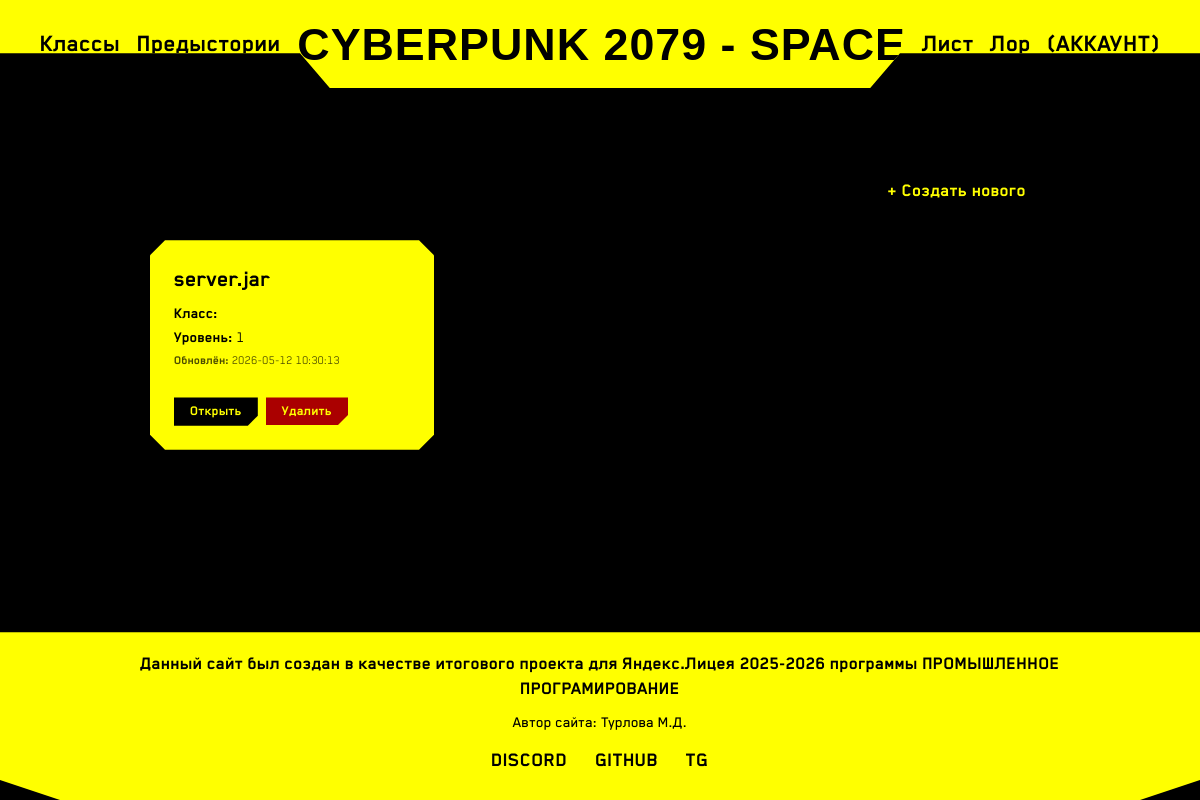
Screenshot of /sheets (signed in) with the database file from the repository.
### tables this page shows
CREATE TABLE character_sheets (
                id INTEGER PRIMARY KEY AUTOINCREMENT,
                user_id INTEGER NOT NULL,
                name TEXT NOT NULL,
                sheet_data TEXT NOT NULL,   -- JSON со всеми полями
                created_at TIMESTAMP DEFAULT CURRENT_TIMESTAMP,
                updated_at TIMESTAMP DEFAULT CURRENT_TIMESTAMP,
                FOREIGN KEY (user_id) REFERENCES users (id) ON DELETE CASCADE
            );

### app.py (the view)
@app.route('/sheets')
@login_required
def sheets_list():
    with get_db() as conn:
        rows = conn.execute(
            "SELECT id, name, sheet_data, updated_at FROM character_sheets WHERE user_id = ? ORDER BY updated_at DESC",
            (session['user_id'],)
        ).fetchall()
    sheets = []
    for row in rows:
        data = json.loads(row['sheet_data'])
        sheets.append({
            'id': row['id'],
            'name': data.get('name', 'Без имени'),
            'class': data.get('class', 'Не указан'),
            'level': data.get('level', 1),
            'updated': row['updated_at']
        })
    return render_template('sheets_list.html', sheets=sheets)

### app.py (called while the page is built)
def get_db():
    conn = sqlite3.connect('database.db')
    conn.row_factory = sqlite3.Row
    return conn

def login_required(f):
    @wraps(f)
    def decorated_function(*args, **kwargs):
        if 'user_id' not in session:
            flash('Пожалуйста, войдите в аккаунт.', 'danger')
            return redirect(url_for('account'))
        return f(*args, **kwargs)
    return decorated_function

### templates/sheets_list.html
{% extends "base.html" %}
{% block content %}
<div class="sheet-list-container">
    <div class="sheet-list-header">
        <h2>Мои персонажи</h2>
        <a href="{{ url_for('new_sheet') }}" class="cyber-button sheet-create-btn">+ Создать нового</a>
    </div>
    {% if sheets %}
        <div class="sheet-grid">
            {% for sheet in sheets %}
                <div class="sheet-card">
                    <h3 class="sheet-card-title">{{ sheet.name }}</h3>
                    <p class="sheet-card-info"><strong>Класс:</strong> {{ sheet.class }}</p>
                    <p class="sheet-card-info"><strong>Уровень:</strong> {{ sheet.level }}</p>
                    <p class="sheet-card-date"><strong>Обновлён:</strong> {{ sheet.updated }}</p>
                    <div class="sheet-card-actions">
                        <a href="{{ url_for('sheet_edit', sheet_id=sheet.id) }}" class="cyber-button sheet-btn-open">Открыть</a>
                        <form action="{{ url_for('delete_sheet', sheet_id=sheet.id) }}" method="post" onsubmit="return confirm('Удалить персонажа?');" class="sheet-delete-form">
                            <button type="submit" class="cyber-button sheet-btn-delete">Удалить</button>
                        </form>
                    </div>
                </div>
            {% endfor %}
        </div>
    {% else %}
        <p class="sheet-empty-msg">У вас пока нет персонажей. Нажмите «Создать нового».</p>
    {% endif %}
</div>
{% endblock %}

### static/css/style.css (style rules this page uses)
* { margin: 0; padding: 0; box-sizing: border-box; }
body { background-color: black; font-family: 'Blender Pro', sans-serif; color: #000; line-height: 1.3; }
a { color: black; text-decoration: none; font-size: 25px; font-weight: 600; }
html { scroll-behavior: smooth; }
.cyber-button { background: black; color: yellow; border: none; padding: 12px 24px; font-family: 'Blender Pro', sans-serif; font-weight: bold; font-size: 1.2rem; cursor: pointer; clip-path: polygon(0 0, 100% 0, 100% calc(100% - 10px), calc(100% - 10px) 100%, 0 100%); transition: all 0.2s; margin-top: 15px; width: 100%; }
body { display: flex; flex-direction: column; min-height: 100vh; }
.sheet-list-container { max-width: 900px; margin: 2rem auto; }
.sheet-list-header { display: flex; justify-content: space-between; align-items: center; margin-bottom: 1.5rem; flex-wrap: wrap; gap: 0.5rem; }
.sheet-create-btn { width: auto !important; }
.sheet-grid { display: grid; grid-template-columns: repeat(auto-fill, minmax(250px, 1fr)); gap: 1.5rem; }
.sheet-card { background: yellow; padding: 1.5rem; clip-path: polygon(0 15px, 15px 0, calc(100% - 15px) 0, 100% 15px, 100% calc(100% - 15px), calc(100% - 15px) 100%, 15px 100%, 0 calc(100% - 15px)); transition: transform 0.2s, box-shadow 0.2s; }
.sheet-card-title { font-size: 1.5rem; margin: 0 0 0.5rem 0; word-break: break-word; }
.sheet-card-info { margin: 0.2rem 0; }
.sheet-card-date { font-size: 0.8rem; opacity: 0.7; margin: 0.3rem 0 0.8rem 0; }
.sheet-card-actions { display: flex; gap: 0.5rem; flex-wrap: wrap; margin-top: 0.8rem; }
.sheet-btn-open { width: auto !important; padding: 0.3rem 1rem; font-size: 0.9rem; }
.sheet-btn-delete { width: auto !important; padding: 0.3rem 1rem; font-size: 0.9rem; background: #aa0000 !important; }
.sheet-delete-form { display: inline; }

### rows the page displays
character_sheets: name "server.jar", level "1", updated "2026-05-12 10:30:13"
